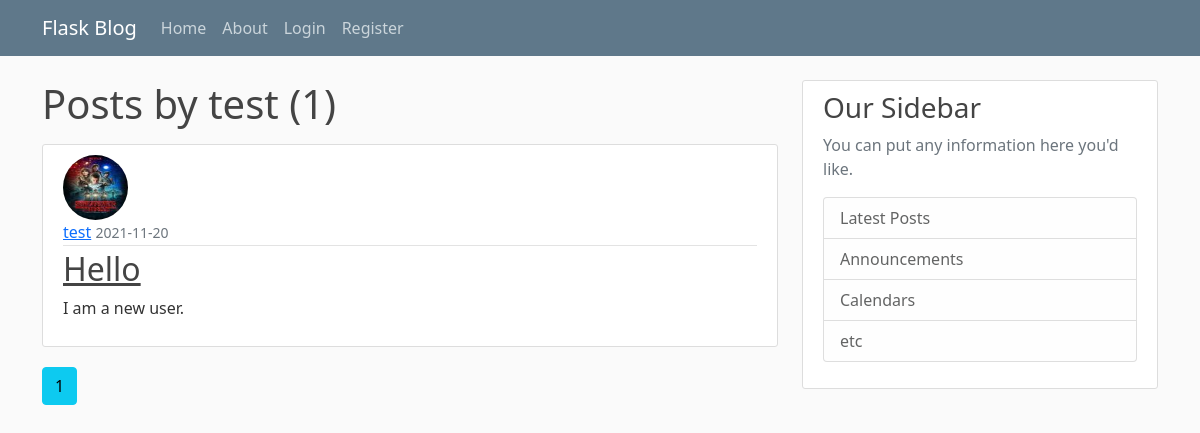
The app's page /user/test, older data.
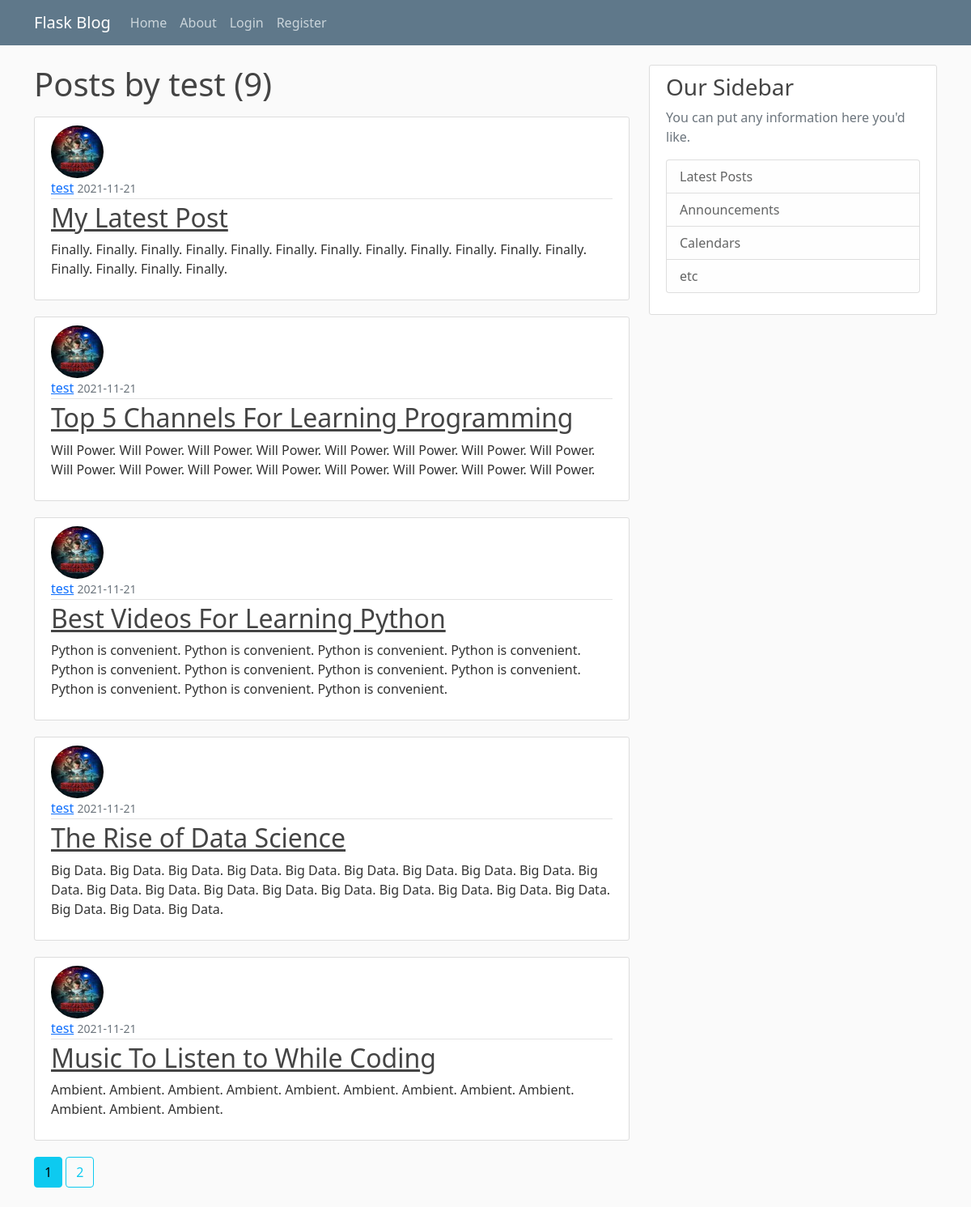
The same page, newer data.
### flaskblog/models.py (models this page shows, shortened)
class Post(flaskblog.db.Model):
    id = flaskblog.db.Column(flaskblog.db.Integer, primary_key=True)
    title = flaskblog.db.Column(flaskblog.db.String(100), nullable=False)
    date_posted = flaskblog.db.Column(
        flaskblog.db.DateTime, nullable=False, default=datetime.utcnow)
    content = flaskblog.db.Column(flaskblog.db.Text, nullable=False)
    user_id = flaskblog.db.Column(flaskblog.db.Integer, flaskblog.db.ForeignKey(
        "user.id"), nullable=False)

class User(flaskblog.db.Model, UserMixin):
    id = flaskblog.db.Column(flaskblog.db.Integer, primary_key=True)
    username = flaskblog.db.Column(
        flaskblog.db.String(20), unique=True, nullable=False)
    email = flaskblog.db.Column(
        flaskblog.db.String(120), unique=True, nullable=False)
    image_file = flaskblog.db.Column(
        flaskblog.db.String(20), nullable=False, default="default.jpg")  # going to be hashed
    password = flaskblog.db.Column(flaskblog.db.String(60), nullable=False)
    posts = flaskblog.db.relationship("Post", backref="author", lazy=True)

### flaskblog/users/routes.py (the view)
@users.route("/user/<string:username>")
def user_posts(username: str) -> str:
    page = flask.request.args.get("page", 1, type=int)
    user = User.query.filter_by(username=username).first_or_404()
    posts = Post.query.filter_by(author=user).order_by(
        Post.date_posted.desc()).paginate(page=page, per_page=5)
    return flask.render_template("user_posts.html", posts=posts, user=user)

### flaskblog/templates/user_posts.html
{% extends "layout.html" %}
{% block content %}
    <h1 class="mb-3">Posts by {{ user.username }} ({{ posts.total }})</h1>
  {% for post in posts.items %}
    <article class="media content-section">
      <img
        class="rounded-circle article-img"
        src="{{url_for('static', filename='profile_pics/' + post.author.image_file)}}"
      />
      <div class="media-body">
        <div class="article-metadata">
          <a class="mr-2" href="{{ url_for('users.user_posts', username=post.author.username) }}">{{ post.author.username }}</a>
          <small class="text-muted"
            >{{ post.date_posted.strftime("%Y-%m-%d") }}</small
          >
        </div>
        <h2><a class="article-title" href="{{url_for('posts.post', post_id=post.id)}}">{{ post.title }}</a></h2>
        <p class="article-content">{{ post.content }}</p>
      </div>
    </article>
  {% endfor %}
  {% for page_num in posts.iter_pages(left_edge=1, right_edge=1, left_current=1, right_current=2) %}
    {% if page_num %}
      {% if posts.page == page_num %}
        <a href="{{ url_for('users.user_posts', username=user.username, page=page_num) }}" class="btn btn-info mb-4">{{ page_num }}</a>
      {% else %}
        <a href="{{ url_for('users.user_posts', username=user.username, page=page_num) }}" class="btn btn-outline-info mb-4">{{ page_num }}</a>
      {% endif %}
    {% else %}
      ...
    {% endif %}
  {% endfor %}
{% endblock content %}

Row changes from the older to the newer data that the page shows:
no longer on this page (row unchanged): Post: image_file (picture), author.username "test", date_posted "2021-11-20", title "Hello", content "I am a new user."
added Post: image_file (picture), author.username "test", date_posted "2021-11-21", title "My Latest Post", content "Finally. Finally. Finally. Finally. Finally. Finally. Finally. Finally. Finally. Finally. Finally. Finally. Finally. Finally. Finally. Finally."
added Post: image_file (picture), author.username "test", date_posted "2021-11-21", title "Top 5 Channels For Learning Programming", content "Will Power. Will Power. Will Power. Will Power. Will Power. Will Power. Will Power. Will Power. Will Power. Will Power. Will Power. Will Power. Will Power. Will Power. Will Power. Will Power."
added Post: image_file (picture), author.username "test", date_posted "2021-11-21", title "Best Videos For Learning Python", content "Python is convenient. Python is convenient. Python is convenient. Python is convenient. Python is convenient. Python is convenient. Python is convenient. Python is convenient. Python is convenient. Python is convenient. Python is convenient."
added Post: image_file (picture), author.username "test", date_posted "2021-11-21", title "The Rise of Data Science", content "Big Data. Big Data. Big Data. Big Data. Big Data. Big Data. Big Data. Big Data. Big Data. Big Data. Big Data. Big Data. Big Data. Big Data. Big Data. Big Data. Big Data. Big Data. Big Data. Big Data. Big Data. Big Data."
added Post: image_file (picture), author.username "test", date_posted "2021-11-21", title "Music To Listen to While Coding", content "Ambient. Ambient. Ambient. Ambient. Ambient. Ambient. Ambient. Ambient. Ambient. Ambient. Ambient. Ambient."
Text that changed along with them:
{{ posts.total }}: "1" → "9"
new list line: "2"
